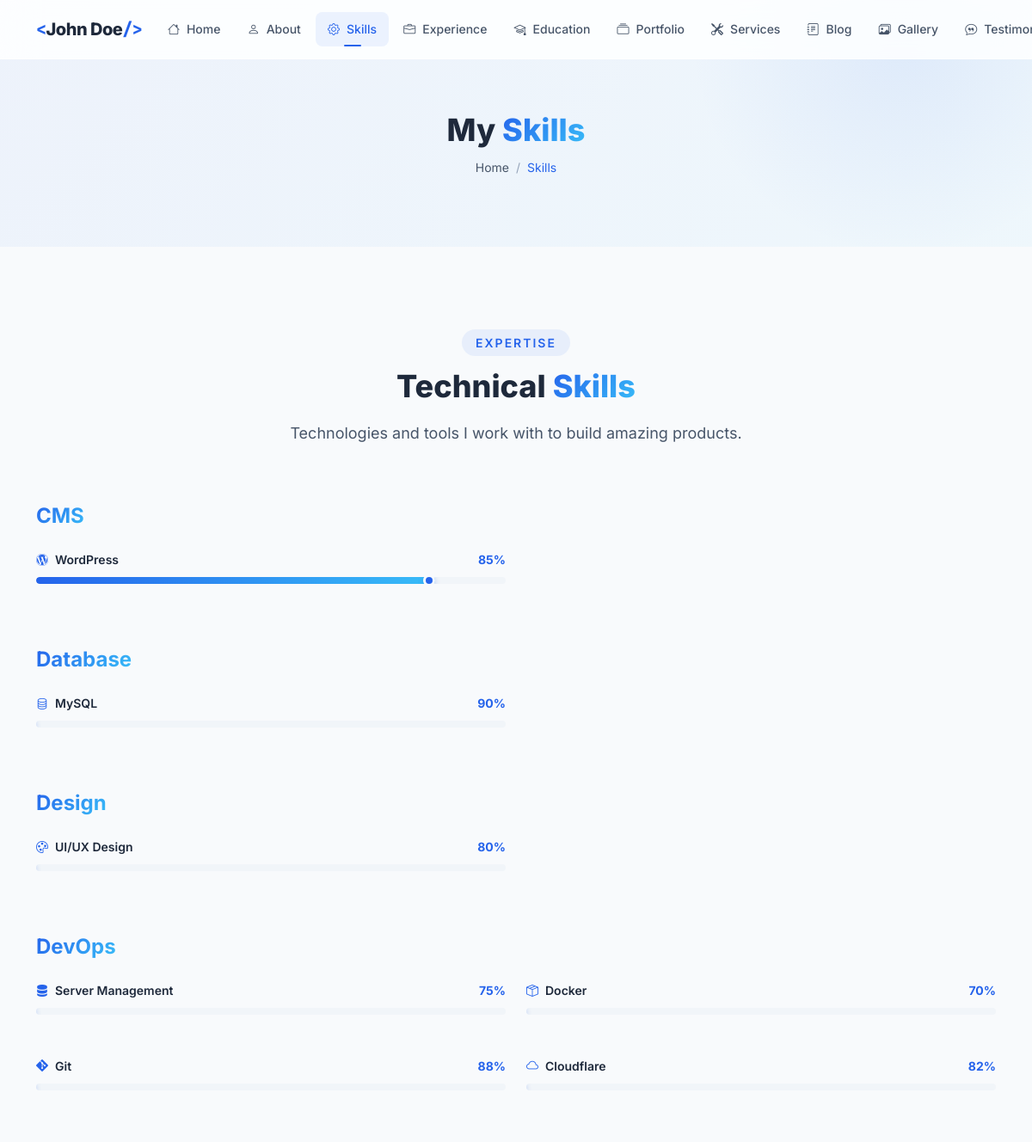
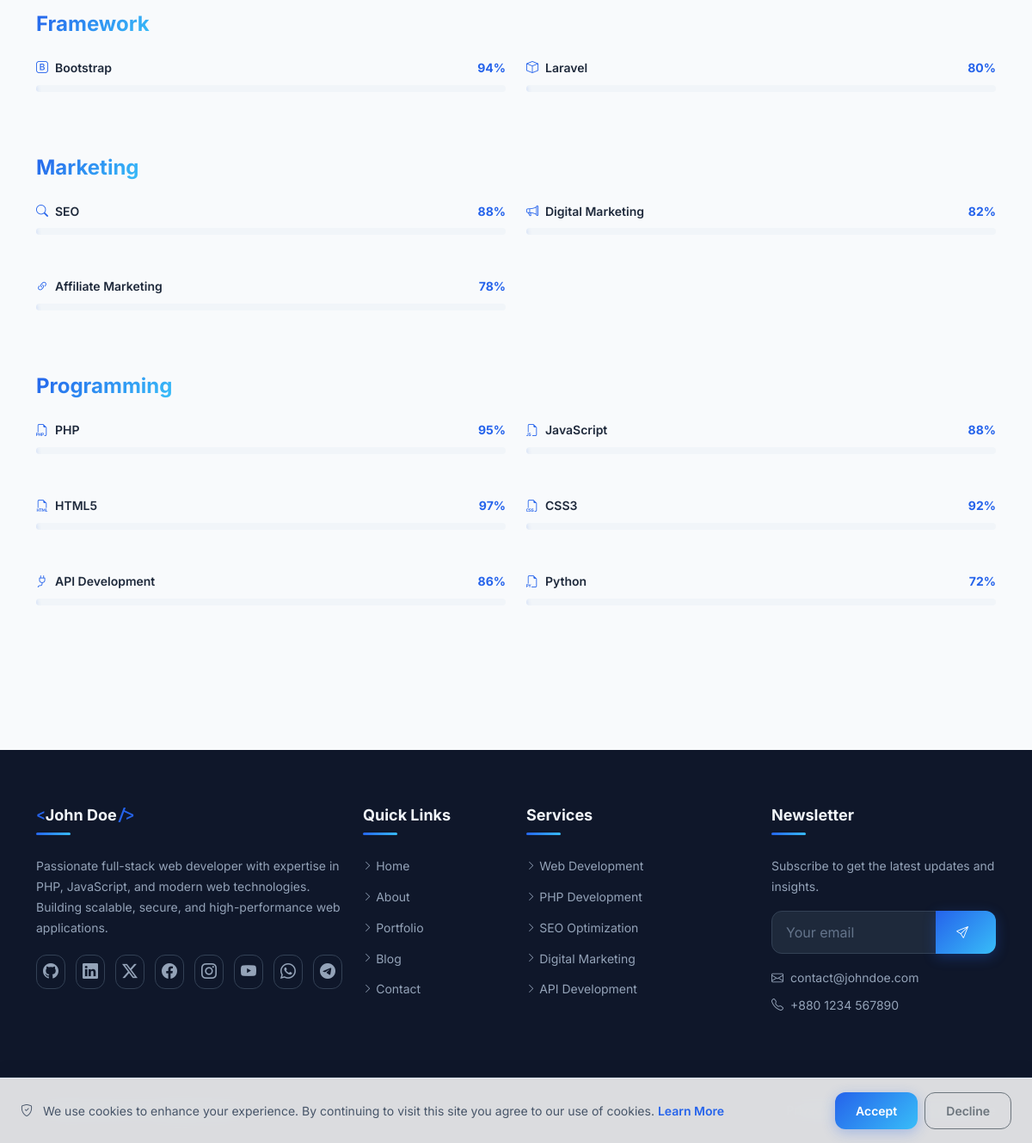
/skills, run on the app's committed database (2 pictures, top to bottom).
### tables this page shows
CREATE TABLE IF NOT EXISTS `profile` (
    `id` INT UNSIGNED AUTO_INCREMENT PRIMARY KEY,
    `user_id` INT UNSIGNED NOT NULL,
    `full_name` VARCHAR(150) NOT NULL,
    `profession` VARCHAR(255) DEFAULT NULL,
    `photo` VARCHAR(255) DEFAULT NULL,
    `bio_short` TEXT DEFAULT NULL,
    `bio_full` LONGTEXT DEFAULT NULL,
    `birthday` DATE DEFAULT NULL,
    `nationality` VARCHAR(100) DEFAULT NULL,
    `location` VARCHAR(255) DEFAULT NULL,
    `languages` VARCHAR(500) DEFAULT NULL,
    `email` VARCHAR(255) DEFAULT NULL,
    `phone` VARCHAR(50) DEFAULT NULL,
    `website` VARCHAR(255) DEFAULT NULL,
    `mission` TEXT DEFAULT NULL,
    `vision` TEXT DEFAULT NULL,
    `goals` TEXT DEFAULT NULL,
    `typing_texts` TEXT DEFAULT NULL COMMENT 'JSON array of typing animation texts',
    `stats_experience_years` INT UNSIGNED DEFAULT 0,
    `stats_projects` INT UNSIGNED DEFAULT 0,
    `stats_clients` INT UNSIGNED DEFAULT 0,
    `stats_awards` INT UNSIGNED DEFAULT 0,
    `created_at` DATETIME DEFAULT CURRENT_TIMESTAMP,
    `updated_at` DATETIME DEFAULT CURRENT_TIMESTAMP ON UPDATE CURRENT_TIMESTAMP,
    FOREIGN KEY (`user_id`) REFERENCES `users`(`id`) ON DELETE CASCADE,
    INDEX `idx_user` (`user_id`)
);

CREATE TABLE IF NOT EXISTS `skills` (
    `id` INT UNSIGNED AUTO_INCREMENT PRIMARY KEY,
    `name` VARCHAR(100) NOT NULL,
    `percentage` TINYINT UNSIGNED NOT NULL DEFAULT 0 COMMENT '0-100',
    `category` VARCHAR(100) DEFAULT 'General',
    `icon` VARCHAR(100) DEFAULT NULL,
    `sort_order` INT UNSIGNED DEFAULT 0,
    `is_active` TINYINT(1) DEFAULT 1,
    `created_at` DATETIME DEFAULT CURRENT_TIMESTAMP,
    `updated_at` DATETIME DEFAULT CURRENT_TIMESTAMP ON UPDATE CURRENT_TIMESTAMP,
    INDEX `idx_category` (`category`),
    INDEX `idx_sort` (`sort_order`)
);

CREATE TABLE IF NOT EXISTS `social_links` (
    `id` INT UNSIGNED AUTO_INCREMENT PRIMARY KEY,
    `platform` VARCHAR(50) NOT NULL,
    `url` VARCHAR(255) NOT NULL,
    `icon` VARCHAR(100) NOT NULL,
    `color` VARCHAR(20) DEFAULT NULL,
    `sort_order` INT UNSIGNED DEFAULT 0,
    `is_active` TINYINT(1) DEFAULT 1,
    `created_at` DATETIME DEFAULT CURRENT_TIMESTAMP,
    INDEX `idx_sort` (`sort_order`)
);

### pages/skills.php (the view, shortened to what the rows shown need)
<?php
$skills = [];
try {
    $skills = $db->fetchAll("SELECT * FROM skills WHERE is_active = 1 ORDER BY category ASC, sort_order ASC");
} catch (Exception $e) {}
$skillsByCategory = [];
foreach ($skills as $skill) {
    $skillsByCategory[$skill['category']][] = $skill;
}
?>
<section class="page-header">
    <div class="container">
        <h1 class="page-title" data-aos="fade-up">My <span class="gradient-text">Skills</span></h1>
    </div>
</section>
<section class="section">
    <div class="container">
        <div class="section-header" data-aos="fade-up">
            <h2 class="section-title">Technical <span class="highlight">Skills</span></h2>
        </div>
        <?php foreach ($skillsByCategory as $category => $categorySkills): ?>
        <div class="mb-5" data-aos="fade-up">
            <h4 class="mb-4">
                <span class="gradient-text"><?php echo e($category); ?></span>
            </h4>
            <div class="row g-4">
                <?php foreach ($categorySkills as $skill): ?>
                <div class="col-lg-6">
                    <div class="skill-item">
                        <div class="skill-header">
                            <span class="skill-name">
                                <?php if (!empty($skill['icon'])): ?>
                                    <i class="<?php echo e($skill['icon']); ?>"></i>
                                <?php endif; ?>
                                <?php echo e($skill['name']); ?>
                            </span>
                            <span class="skill-percentage"><?php echo (int)$skill['percentage']; ?>%</span>
                        </div>
                        <div class="skill-bar">
                            <div class="skill-bar-fill" data-percentage="<?php echo (int)$skill['percentage']; ?>"></div>
                        </div>
                    </div>
                </div>
                <?php endforeach; ?>
            </div>
        </div>
        <?php endforeach; ?>
    </div>
</section>

### templates/header.php (shortened to what the rows shown need)
<?php
$profile = [];
try {
    $profile = $db->fetch("SELECT * FROM profile LIMIT 1") ?? [];
} catch (Exception $e) {
    $profile = [];
}
?>
<!DOCTYPE html>
<html lang="en" data-theme="light">
<head>
    <link rel="stylesheet" href="https://cdn.jsdelivr.net/npm/bootstrap@5.3.3/dist/css/bootstrap.min.css">
    <link rel="stylesheet" href="https://cdn.jsdelivr.net/npm/bootstrap-icons@1.11.3/font/bootstrap-icons.min.css">
    <link rel="stylesheet" href="https://unpkg.com/aos@2.3.1/dist/aos.css">
    <link rel="stylesheet" href="<?php echo asset('css/style.css'); ?>">
</head>
<body>
    <nav class="navbar navbar-expand-lg fixed-top glass-nav" id="mainNav">
        <div class="container">
            <a class="navbar-brand brand-logo" href="<?php echo url('home'); ?>">
                <?php if (!empty(getSetting('site_logo'))): ?>
                    <img src="<?php echo e(uploadUrl(getSetting('site_logo'))); ?>" alt="<?php echo e(SITE_NAME); ?>" height="40">
                <?php else: ?>
                    <span class="brand-text">
                        <span class="brand-accent">&lt;</span><?php echo e($profile['full_name'] ?? 'JD'); ?><span class="brand-accent">/&gt;</span>
                    </span>
                <?php endif; ?>
            </a>
        </div>
    </nav>
    <main id="main-content">

### templates/footer.php (shortened to what the rows shown need)
    </main>
    <footer class="site-footer">
        <div class="footer-top">
            <div class="container">
                <div class="row g-4">
                    <div class="col-lg-4 col-md-6">
                        <div class="footer-widget">
                            <h5 class="footer-title">
                                <span class="brand-accent">&lt;</span><?php echo e($profile['full_name'] ?? SITE_NAME); ?><span class="brand-accent">/&gt;</span>
                            </h5>
                            <p class="footer-desc">
                                <?php echo e(truncate($profile['bio_short'] ?? SITE_DESCRIPTION, 200)); ?>
                            </p>
                            <div class="footer-social">
                                <?php foreach ($socialLinks as $social): ?>
                                <a href="<?php echo e($social['url']); ?>" target="_blank" rel="noopener noreferrer" class="social-icon" title="<?php echo e($social['platform']); ?>" style="--social-color: <?php echo e($social['color'] ?? '#2563EB'); ?>">
                                    <i class="<?php echo e($social['icon']); ?>"></i>
                                </a>
                                <?php endforeach; ?>
                            </div>
                        </div>
                    </div>
                    <div class="col-lg-3 col-md-6">
                        <div class="footer-widget">
                            <div class="footer-contact-info mt-3">
                                <?php if (!empty(getSetting('contact_email'))): ?>
                                <p><i class="bi bi-envelope me-2"></i><?php echo e(getSetting('contact_email')); ?></p>
                                <?php endif; ?>
                                <?php if (!empty(getSetting('contact_phone'))): ?>
                                <p><i class="bi bi-telephone me-2"></i><?php echo e(getSetting('contact_phone')); ?></p>
                                <?php endif; ?>
                            </div>
                        </div>
                    </div>
                </div>
            </div>
        </div>
        <div class="footer-bottom">
            <div class="container">
                <div class="row align-items-center">
                    <div class="col-md-6 text-center text-md-start">
                        <p class="mb-0"><?php echo e(getSetting('footer_text', '© ' . date('Y') . ' ' . ($profile['full_name'] ?? SITE_NAME) . '. All rights reserved.')); ?></p>
                    </div>
                </div>
            </div>
        </div>
    </footer>
</body>
</html>

### data on the page
profile: full_name "John Doe", bio_short "Passionate full-stack web developer with expertise in PHP, JavaScript, and modern web technologies. Building scalable, secure, and high-performance web applications.", email "contact@johndoe.com", phone "+880 1234 567890"
skills: name "WordPress", percentage "85"
skills: name "MySQL", percentage "90"
skills: name "UI/UX Design", percentage "80"
skills: name "Server Management", percentage "75"
skills: name "Docker", percentage "70"
skills: name "Git", percentage "88"
skills: name "Cloudflare", percentage "82"
skills: name "Bootstrap", percentage "94"
skills: name "Laravel", percentage "80"
skills: name "SEO", percentage "88"
skills: name "Digital Marketing", percentage "82"
skills: name "Affiliate Marketing", percentage "78"
skills: name "PHP", percentage "95"
skills: name "JavaScript", percentage "88"
skills: name "HTML5", percentage "97"
skills: name "CSS3", percentage "92"
skills: name "API Development", percentage "86"
skills: name "Python", percentage "72"

### other printed values
$item['label'] "Home"
$item['label'] "About"
$item['label'] "Skills"
$item['label'] "Experience"
$item['label'] "Education"
$item['label'] "Portfolio"
$item['label'] "Services"
$item['label'] "Blog"
$item['label'] "Gallery"
$category "CMS"
$category "Database"
$category "Design"
$category "DevOps"
$category "Framework"
$category "Marketing"
